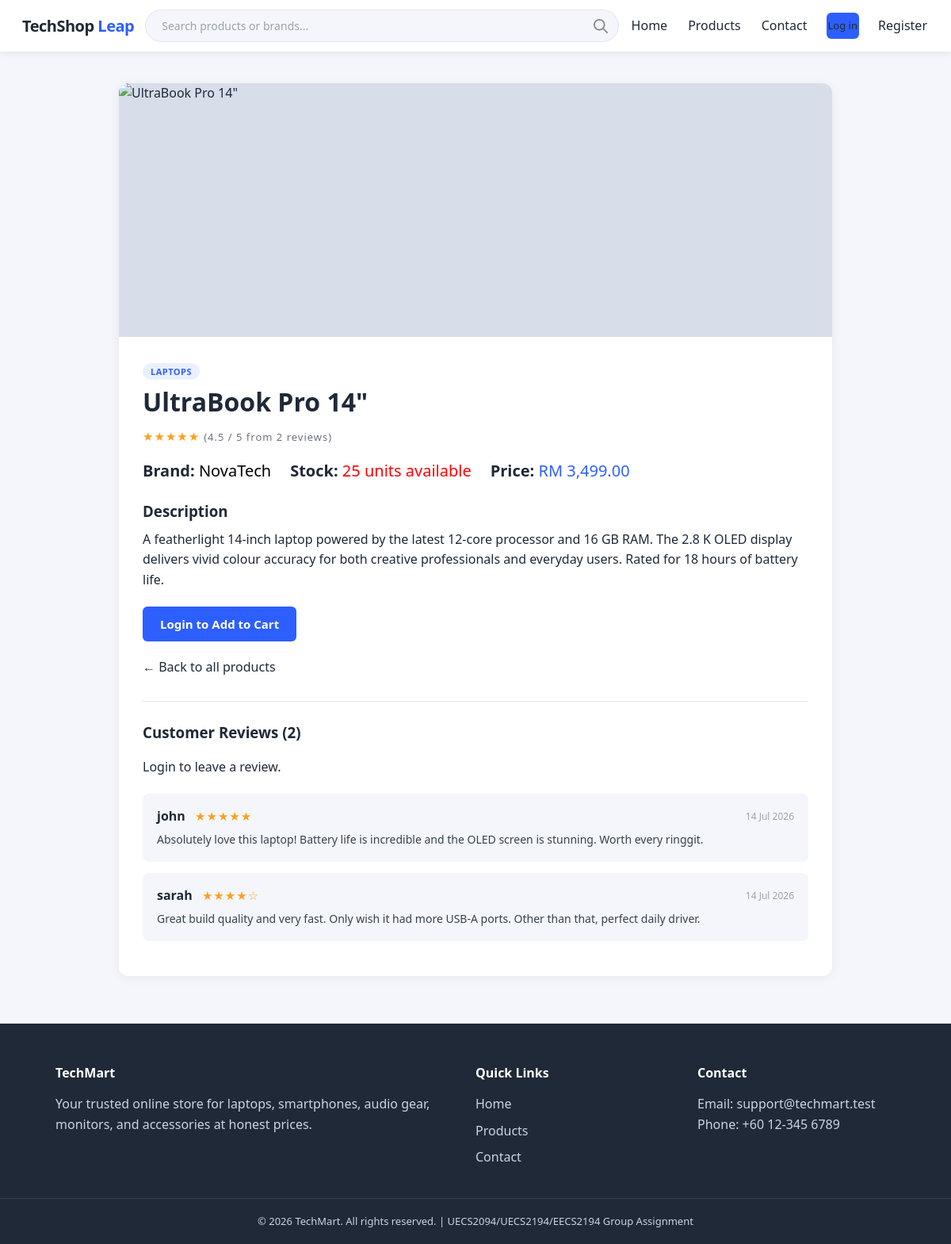
Screenshot of /product_details.php?id=1 with the database file from the repository.
### tables this page shows
CREATE TABLE products (
    product_id  INT           AUTO_INCREMENT PRIMARY KEY,
    name        VARCHAR(150)  NOT NULL,
    category    VARCHAR(50)   NOT NULL,
    description TEXT          NOT NULL,
    brand       VARCHAR(100)  NOT NULL,
    stock       INT           NOT NULL DEFAULT 0,
    price       DECIMAL(8,2)  NOT NULL,
    image_url   VARCHAR(255)  DEFAULT 'assets/images/default-product.png',
    created_at  TIMESTAMP     DEFAULT CURRENT_TIMESTAMP
);

CREATE TABLE reviews (
    review_id  INT     AUTO_INCREMENT PRIMARY KEY,
    product_id INT     NOT NULL,
    user_id    INT     NOT NULL,
    rating     TINYINT NOT NULL CHECK (rating BETWEEN 1 AND 5),
    comment    TEXT    NOT NULL,
    created_at TIMESTAMP DEFAULT CURRENT_TIMESTAMP,
    FOREIGN KEY (product_id) REFERENCES products(product_id) ON DELETE CASCADE,
    FOREIGN KEY (user_id)    REFERENCES users(user_id)       ON DELETE CASCADE
);

CREATE TABLE users (
    user_id     INT          AUTO_INCREMENT PRIMARY KEY,
    username    VARCHAR(50)  NOT NULL UNIQUE,
    email       VARCHAR(100) NOT NULL UNIQUE,
    password    VARCHAR(255) NOT NULL,
    role        ENUM('user','admin') NOT NULL DEFAULT 'user',
    profile_pic VARCHAR(255) DEFAULT NULL,
    created_at  TIMESTAMP    DEFAULT CURRENT_TIMESTAMP
);

### includes/auth.php (called while the page is built, shortened)
<?php
function isLoggedIn() {
    return isset($_SESSION['user_id']);
}
function clean($str) {
    return htmlspecialchars($str, ENT_QUOTES, 'UTF-8');
}

### product_details.php (the view, shortened to what this page needs)
<?php
require_once __DIR__ . '/includes/header.php';
$productId = isset($_GET['id']) ? (int) $_GET['id'] : 0;
$stmt = mysqli_prepare($conn, "SELECT * FROM products WHERE product_id = ?");
mysqli_stmt_bind_param($stmt, "i", $productId);
mysqli_stmt_execute($stmt);
$product = mysqli_fetch_assoc(mysqli_stmt_get_result($stmt));
$reviewErrors = [];
$inCart = false;
$reviewStmt = mysqli_prepare($conn, "
    SELECT r.*, u.username FROM reviews r
    JOIN users u ON r.user_id = u.user_id
    WHERE r.product_id = ?
    ORDER BY r.created_at DESC
");
mysqli_stmt_bind_param($reviewStmt, "i", $productId);
mysqli_stmt_execute($reviewStmt);
$reviewResult = mysqli_stmt_get_result($reviewStmt);
$reviewCount = mysqli_num_rows($reviewResult);
$avgStmt = mysqli_prepare($conn, "SELECT AVG(rating) as avg_rating FROM reviews WHERE product_id = ?");
mysqli_stmt_bind_param($avgStmt, "i", $productId);
mysqli_stmt_execute($avgStmt);
$avgRow = mysqli_fetch_assoc(mysqli_stmt_get_result($avgStmt));
$avgRating = $avgRow['avg_rating'] ? round($avgRow['avg_rating'], 1) : null;
?>
<div class="details-wrap">
    <img src="<?php echo clean($product['image_url']); ?>" alt="<?php echo clean($product['name']); ?>"
         onerror="this.src='assets/images/default-product.png'">
    <div class="details-body">
        <span class="product-category"><?php echo clean($product['category']); ?></span>
        <h1><?php echo clean($product['name']); ?></h1>
        <?php if ($avgRating): ?>
            <p class="review-rating" style="margin:6px 0;"><?php echo str_repeat('★', round($avgRating)) . str_repeat('☆', 5 - round($avgRating)); ?>
                <span style="color:#6b7280; font-size:13px;">(<?php echo $avgRating; ?> / 5 from <?php echo $reviewCount; ?> review<?php echo $reviewCount != 1 ? 's' : ''; ?>)</span>
            </p>
        <?php endif; ?>
        <div class="details-meta-row">
            <span><strong>Brand:</strong> <span style="color:black;"><?php echo clean($product['brand']); ?></span></span>
            <span><strong>Stock:</strong> <span style="color:red;"><?php echo (int) $product['stock']; ?> units available</span></span>
            <span><strong>Price:</strong> <span style="color:#2d5fff;">RM <?php echo number_format($product['price'], 2); ?></span></span>
        </div>
        <div class="desc">
            <h3>Description</h3>
            <p><?php echo nl2br(clean($product['description'])); ?></p>
        </div>
        <?php if (!isLoggedIn()): ?>
            <a href="login.php" class="btn">Login to Add to Cart</a>
        <?php elseif ($inCart): ?>
            <p style="color:#1d8348; font-weight:600; margin-bottom:12px;">✓ This item is in your cart.</p>
            <a href="cart.php" class="btn btn-secondary">View Cart</a>
        <?php endif; ?>
        <p style="margin-top:20px;"><a href="products.php">&larr; Back to all products</a></p>
        <div class="reviews-section">
            <h3>Customer Reviews (<?php echo $reviewCount; ?>)</h3>
            <?php if (isLoggedIn()): ?>
                <?php if (!empty($reviewErrors)): ?>
                    <div class="flash-message error" style="margin-bottom:16px;">
                        <?php foreach ($reviewErrors as $err) echo clean($err) . "<br>"; ?>
                    </div>
                <?php endif; ?>
                <form method="POST" action="product_details.php?id=<?php echo $productId; ?>" style="margin-bottom:24px;">
                    <div class="form-group">
                        <label>Your Rating</label>
                        <div class="star-select">
                            <?php for ($i = 5; $i >= 1; $i--): ?>
                                <input type="radio" id="star<?php echo $i; ?>" name="rating" value="<?php echo $i; ?>" required>
                                <label for="star<?php echo $i; ?>">★</label>
                            <?php endfor; ?>
                        </div>
                    </div>
                    <div class="form-group">
                        <label for="comment">Your Review</label>
                        <textarea id="comment" name="comment" rows="3" required placeholder="Share your experience with this product..."></textarea>
                    </div>
                    <button type="submit" name="submit_review" class="btn btn-small">Post Review</button>
                </form>
            <?php else: ?>
                <p style="margin-bottom:20px;"><a href="login.php">Login</a> to leave a review.</p>
            <?php endif; ?>
            <?php if ($reviewCount === 0): ?>
                <p class="empty-state" style="padding:20px;">No reviews yet. Be the first to review this product!</p>
            <?php else: ?>
                <?php while ($review = mysqli_fetch_assoc($reviewResult)): ?>
                    <div class="review-card">
                        <div class="review-card-top">
                            <div>
                                <span class="review-author"><?php echo clean($review['username']); ?></span>
                                <span class="review-rating"><?php echo str_repeat('★', $review['rating']) . str_repeat('☆', 5 - $review['rating']); ?></span>
                            </div>
                            <span class="review-date"><?php echo date("d M Y", strtotime($review['created_at'])); ?></span>
                        </div>
                        <p class="review-comment"><?php echo nl2br(clean($review['comment'])); ?></p>
                    </div>
                <?php endwhile; ?>
            <?php endif; ?>
        </div>
    </div>
</div>
<?php require_once __DIR__ . '/includes/footer.php'; ?>

### assets/css/base.css (style rules this page uses)
* { box-sizing: border-box; margin: 0; padding: 0; }
:root { --primary: #2d5fff; --primary-dark: #1a3fc4; --accent: #ff9f1c; --dark: #1f2937; --light-bg: #f4f6fb; --border: #e2e6ee; --white: #ffffff; --danger: #e5484d; --success: #2ecc71; }
body { font-family: 'Segoe UI', Arial, sans-serif; background: var(--light-bg); color: var(--dark); line-height: 1.6; }
a { text-decoration: none; color: inherit; }
img { max-width: 100%; display: block; }
.btn { display: inline-block; background: var(--primary); color: var(--white); padding: 10px 22px; border-radius: 6px; border: none; cursor: pointer; font-size: 15px; font-weight: 600; transition: background .2s ease; }

### assets/css/products.css (style rules this page uses)
.product-category { align-self: flex-start; background: #eaf0ff; color: var(--primary); font-size: 11px; font-weight: 700; padding: 3px 10px; border-radius: 20px; margin-bottom: 8px; text-transform: uppercase; letter-spacing: .5px; }

### assets/css/details.css (style rules this page uses)
.details-wrap { max-width: 900px; margin: 40px auto; background: var(--white); border-radius: 12px; overflow: hidden; box-shadow: 0 2px 14px rgba(0, 0, 0, 0.06); }
.details-wrap img { width: 100%; height: 320px; object-fit: cover; background: #d8dee9; }
.details-body { padding: 30px; }
.details-body h1 { margin-bottom: 6px; }
.details-meta-row { display: flex; gap: 24px; flex-wrap: wrap; margin: 16px 0; font-size: 20px; }
.details-body .desc { margin: 20px 0; }
.details-body .desc h3 { margin-bottom: 8px; }
.reviews-section { margin-top: 30px; border-top: 1px solid var(--border); padding-top: 24px; }
.reviews-section h3 { margin-bottom: 16px; }
.review-card { background: var(--light-bg); border-radius: 8px; padding: 16px 18px; margin-bottom: 14px; }
.review-card-top { display: flex; justify-content: space-between; align-items: center; margin-bottom: 6px; }
.review-author { font-weight: 600; margin-right: 8px; }
.review-rating { color: var(--accent); font-size: 15px; letter-spacing: 1px; }
.review-date { color: #9ca3af; font-size: 12px; }
.review-comment { font-size: 14px; color: #374151; }

### rows the page displays
products: category "LAPTOPS", name "UltraBook Pro 14\"", brand "NovaTech", stock "25", price "3,499.00", description "A featherlight 14-inch laptop powered by the latest 12-core processor and 16 GB RAM. The 2.8 K OLED display delivers vivid colour accuracy for both creative professionals and everyday users. Rated for 18 hours of battery life."
reviews: user.username "john", rating "★★★★★", created_at "14 Jul 2026", comment "Absolutely love this laptop! Battery life is incredible and the OLED screen is stunning. Worth every ringgit."
reviews: user.username "sarah", rating "★★★★", rating "☆", created_at "14 Jul 2026", comment "Great build quality and very fast. Only wish it had more USB-A ports. Other than that, perfect daily driver."

### other values shown
str_repeat('★', round($avgRating)) "★★★★★"
$avgRating "4.5"
$reviewCount "2"
